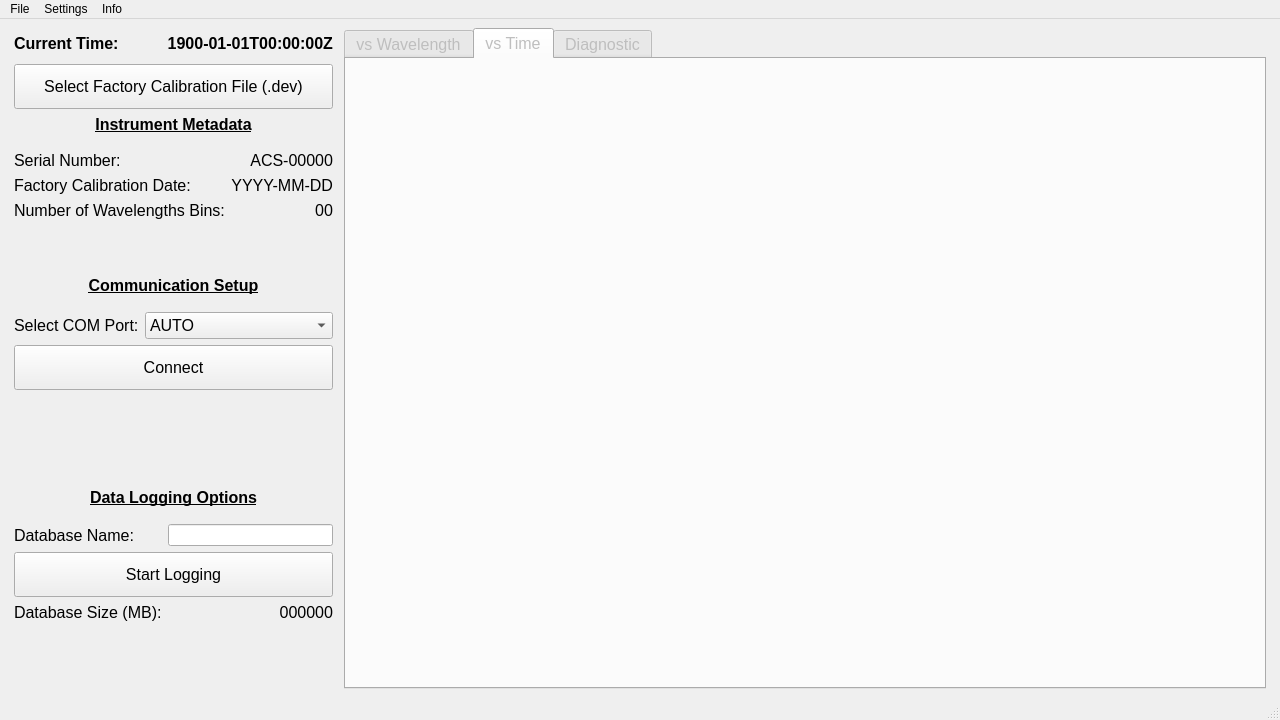
<?xml version="1.0" encoding="UTF-8"?>
<ui version="4.0">
 <class>MainWindow</class>
 <widget class="QMainWindow" name="MainWindow">
  <property name="geometry">
   <rect>
    <x>0</x>
    <y>0</y>
    <width>1280</width>
    <height>720</height>
   </rect>
  </property>
  <property name="minimumSize">
   <size>
    <width>1280</width>
    <height>720</height>
   </size>
  </property>
  <property name="windowTitle">
   <string>SoggyVision</string>
  </property>
  <property name="autoFillBackground">
   <bool>false</bool>
  </property>
  <property name="toolButtonStyle">
   <enum>Qt::ToolButtonTextOnly</enum>
  </property>
  <property name="tabShape">
   <enum>QTabWidget::Rounded</enum>
  </property>
  <widget class="QWidget" name="centralwidget">
   <layout class="QHBoxLayout" name="horizontalLayout">
    <item>
     <spacer name="horizontalSpacer_2">
      <property name="orientation">
       <enum>Qt::Horizontal</enum>
      </property>
      <property name="sizeType">
       <enum>QSizePolicy::Fixed</enum>
      </property>
      <property name="sizeHint" stdset="0">
       <size>
        <width>5</width>
        <height>20</height>
       </size>
      </property>
     </spacer>
    </item>
    <item>
     <layout class="QVBoxLayout" name="verticalLayout">
      <item>
       <spacer name="verticalSpacer_4">
        <property name="orientation">
         <enum>Qt::Vertical</enum>
        </property>
        <property name="sizeType">
         <enum>QSizePolicy::Fixed</enum>
        </property>
        <property name="sizeHint" stdset="0">
         <size>
          <width>20</width>
          <height>5</height>
         </size>
        </property>
       </spacer>
      </item>
      <item>
       <layout class="QHBoxLayout" name="horizontalLayout_2">
        <item>
         <widget class="QLabel" name="CurrentTimeLabel">
          <property name="sizePolicy">
           <sizepolicy hsizetype="Preferred" vsizetype="Fixed">
            <horstretch>0</horstretch>
            <verstretch>0</verstretch>
           </sizepolicy>
          </property>
          <property name="minimumSize">
           <size>
            <width>0</width>
            <height>20</height>
           </size>
          </property>
          <property name="font">
           <font>
            <pointsize>12</pointsize>
            <bold>true</bold>
           </font>
          </property>
          <property name="text">
           <string>Current Time: </string>
          </property>
         </widget>
        </item>
        <item>
         <widget class="QLabel" name="ClockUTC">
          <property name="sizePolicy">
           <sizepolicy hsizetype="Preferred" vsizetype="Fixed">
            <horstretch>0</horstretch>
            <verstretch>0</verstretch>
           </sizepolicy>
          </property>
          <property name="minimumSize">
           <size>
            <width>0</width>
            <height>20</height>
           </size>
          </property>
          <property name="font">
           <font>
            <pointsize>12</pointsize>
            <bold>true</bold>
           </font>
          </property>
          <property name="text">
           <string>1900-01-01T00:00:00Z</string>
          </property>
          <property name="alignment">
           <set>Qt::AlignRight|Qt::AlignTrailing|Qt::AlignVCenter</set>
          </property>
         </widget>
        </item>
       </layout>
      </item>
      <item>
       <spacer name="verticalSpacer_3">
        <property name="orientation">
         <enum>Qt::Vertical</enum>
        </property>
        <property name="sizeType">
         <enum>QSizePolicy::Fixed</enum>
        </property>
        <property name="sizeHint" stdset="0">
         <size>
          <width>20</width>
          <height>5</height>
         </size>
        </property>
       </spacer>
      </item>
      <item>
       <layout class="QFormLayout" name="MetadataLayout">
        <item row="1" column="0" colspan="2">
         <widget class="QPushButton" name="LoadDevButton">
          <property name="minimumSize">
           <size>
            <width>275</width>
            <height>45</height>
           </size>
          </property>
          <property name="font">
           <font>
            <pointsize>12</pointsize>
           </font>
          </property>
          <property name="text">
           <string>Select Factory Calibration File (.dev)</string>
          </property>
         </widget>
        </item>
        <item row="2" column="0" colspan="2">
         <widget class="QLabel" name="MetadataHeader">
          <property name="font">
           <font>
            <pointsize>12</pointsize>
            <bold>true</bold>
            <underline>true</underline>
           </font>
          </property>
          <property name="text">
           <string>Instrument Metadata</string>
          </property>
          <property name="alignment">
           <set>Qt::AlignCenter</set>
          </property>
         </widget>
        </item>
        <item row="3" column="0">
         <spacer name="verticalSpacer_5">
          <property name="orientation">
           <enum>Qt::Vertical</enum>
          </property>
          <property name="sizeType">
           <enum>QSizePolicy::Fixed</enum>
          </property>
          <property name="sizeHint" stdset="0">
           <size>
            <width>20</width>
            <height>5</height>
           </size>
          </property>
         </spacer>
        </item>
        <item row="4" column="0">
         <widget class="QLabel" name="SNLabel">
          <property name="font">
           <font>
            <pointsize>12</pointsize>
           </font>
          </property>
          <property name="text">
           <string>Serial Number:</string>
          </property>
         </widget>
        </item>
        <item row="4" column="1">
         <widget class="QLabel" name="SN">
          <property name="font">
           <font>
            <pointsize>12</pointsize>
           </font>
          </property>
          <property name="text">
           <string>ACS-00000</string>
          </property>
          <property name="alignment">
           <set>Qt::AlignRight|Qt::AlignTrailing|Qt::AlignVCenter</set>
          </property>
         </widget>
        </item>
        <item row="5" column="0">
         <widget class="QLabel" name="CalDateLabel">
          <property name="font">
           <font>
            <pointsize>12</pointsize>
           </font>
          </property>
          <property name="text">
           <string>Factory Calibration Date:</string>
          </property>
         </widget>
        </item>
        <item row="5" column="1">
         <widget class="QLabel" name="CalDate">
          <property name="font">
           <font>
            <pointsize>12</pointsize>
           </font>
          </property>
          <property name="text">
           <string>YYYY-MM-DD</string>
          </property>
          <property name="alignment">
           <set>Qt::AlignRight|Qt::AlignTrailing|Qt::AlignVCenter</set>
          </property>
         </widget>
        </item>
        <item row="6" column="0">
         <widget class="QLabel" name="NumWvlsLabel">
          <property name="font">
           <font>
            <pointsize>12</pointsize>
           </font>
          </property>
          <property name="text">
           <string>Number of Wavelengths Bins:</string>
          </property>
         </widget>
        </item>
        <item row="6" column="1">
         <widget class="QLabel" name="NumWvls">
          <property name="font">
           <font>
            <pointsize>12</pointsize>
           </font>
          </property>
          <property name="text">
           <string>00</string>
          </property>
          <property name="alignment">
           <set>Qt::AlignRight|Qt::AlignTrailing|Qt::AlignVCenter</set>
          </property>
         </widget>
        </item>
       </layout>
      </item>
      <item>
       <spacer name="verticalSpacer">
        <property name="orientation">
         <enum>Qt::Vertical</enum>
        </property>
        <property name="sizeType">
         <enum>QSizePolicy::Fixed</enum>
        </property>
        <property name="sizeHint" stdset="0">
         <size>
          <width>20</width>
          <height>5</height>
         </size>
        </property>
       </spacer>
      </item>
      <item>
       <layout class="QFormLayout" name="CommLayout">
        <item row="0" column="0" colspan="2">
         <widget class="QLabel" name="CommSetupHeader">
          <property name="font">
           <font>
            <pointsize>12</pointsize>
            <bold>true</bold>
            <underline>true</underline>
           </font>
          </property>
          <property name="text">
           <string>Communication Setup</string>
          </property>
          <property name="alignment">
           <set>Qt::AlignCenter</set>
          </property>
         </widget>
        </item>
        <item row="2" column="0">
         <widget class="QLabel" name="COMPortLabel">
          <property name="font">
           <font>
            <pointsize>12</pointsize>
           </font>
          </property>
          <property name="text">
           <string>Select COM Port:</string>
          </property>
         </widget>
        </item>
        <item row="2" column="1">
         <widget class="QComboBox" name="COMPortCombo">
          <property name="font">
           <font>
            <pointsize>12</pointsize>
           </font>
          </property>
          <property name="currentText">
           <string>AUTO</string>
          </property>
          <property name="placeholderText">
           <string/>
          </property>
          <item>
           <property name="text">
            <string>AUTO</string>
           </property>
          </item>
         </widget>
        </item>
        <item row="3" column="0" colspan="2">
         <widget class="QPushButton" name="ConnectDisconnectButton">
          <property name="minimumSize">
           <size>
            <width>0</width>
            <height>45</height>
           </size>
          </property>
          <property name="font">
           <font>
            <pointsize>12</pointsize>
           </font>
          </property>
          <property name="text">
           <string>Connect</string>
          </property>
         </widget>
        </item>
        <item row="1" column="0">
         <spacer name="verticalSpacer_6">
          <property name="orientation">
           <enum>Qt::Vertical</enum>
          </property>
          <property name="sizeType">
           <enum>QSizePolicy::Fixed</enum>
          </property>
          <property name="sizeHint" stdset="0">
           <size>
            <width>20</width>
            <height>5</height>
           </size>
          </property>
         </spacer>
        </item>
       </layout>
      </item>
      <item>
       <spacer name="verticalSpacer_2">
        <property name="orientation">
         <enum>Qt::Vertical</enum>
        </property>
        <property name="sizeType">
         <enum>QSizePolicy::Fixed</enum>
        </property>
        <property name="sizeHint" stdset="0">
         <size>
          <width>20</width>
          <height>5</height>
         </size>
        </property>
       </spacer>
      </item>
      <item>
       <layout class="QFormLayout" name="DataCollectionLayout">
        <item row="0" column="0" colspan="2">
         <widget class="QLabel" name="DataCollectionHeader">
          <property name="font">
           <font>
            <pointsize>12</pointsize>
            <bold>true</bold>
            <underline>true</underline>
           </font>
          </property>
          <property name="text">
           <string>Data Logging Options</string>
          </property>
          <property name="alignment">
           <set>Qt::AlignCenter</set>
          </property>
         </widget>
        </item>
        <item row="2" column="0">
         <widget class="QLabel" name="FilepathInputLabel">
          <property name="font">
           <font>
            <pointsize>12</pointsize>
           </font>
          </property>
          <property name="text">
           <string>Database Name:</string>
          </property>
         </widget>
        </item>
        <item row="2" column="1">
         <widget class="QLineEdit" name="FilepathInput">
          <property name="sizePolicy">
           <sizepolicy hsizetype="Preferred" vsizetype="Fixed">
            <horstretch>0</horstretch>
            <verstretch>0</verstretch>
           </sizepolicy>
          </property>
          <property name="font">
           <font>
            <pointsize>8</pointsize>
           </font>
          </property>
         </widget>
        </item>
        <item row="3" column="0" colspan="2">
         <widget class="QPushButton" name="StartStopLogButton">
          <property name="minimumSize">
           <size>
            <width>0</width>
            <height>45</height>
           </size>
          </property>
          <property name="font">
           <font>
            <pointsize>12</pointsize>
           </font>
          </property>
          <property name="text">
           <string>Start Logging</string>
          </property>
         </widget>
        </item>
        <item row="4" column="0">
         <widget class="QLabel" name="FileSizeLabel">
          <property name="font">
           <font>
            <pointsize>12</pointsize>
           </font>
          </property>
          <property name="text">
           <string>Database Size (MB):</string>
          </property>
         </widget>
        </item>
        <item row="4" column="1">
         <widget class="QLabel" name="FileSize">
          <property name="font">
           <font>
            <pointsize>12</pointsize>
           </font>
          </property>
          <property name="text">
           <string>000000</string>
          </property>
          <property name="alignment">
           <set>Qt::AlignRight|Qt::AlignTrailing|Qt::AlignVCenter</set>
          </property>
         </widget>
        </item>
        <item row="1" column="0">
         <spacer name="verticalSpacer_7">
          <property name="orientation">
           <enum>Qt::Vertical</enum>
          </property>
          <property name="sizeType">
           <enum>QSizePolicy::Fixed</enum>
          </property>
          <property name="sizeHint" stdset="0">
           <size>
            <width>20</width>
            <height>5</height>
           </size>
          </property>
         </spacer>
        </item>
       </layout>
      </item>
     </layout>
    </item>
    <item>
     <spacer name="horizontalSpacer_3">
      <property name="orientation">
       <enum>Qt::Horizontal</enum>
      </property>
      <property name="sizeType">
       <enum>QSizePolicy::Minimum</enum>
      </property>
      <property name="sizeHint" stdset="0">
       <size>
        <width>5</width>
        <height>20</height>
       </size>
      </property>
     </spacer>
    </item>
    <item>
     <widget class="QTabWidget" name="Visualizer">
      <property name="enabled">
       <bool>false</bool>
      </property>
      <property name="font">
       <font>
        <pointsize>12</pointsize>
       </font>
      </property>
      <property name="tabPosition">
       <enum>QTabWidget::North</enum>
      </property>
      <property name="currentIndex">
       <number>1</number>
      </property>
      <property name="usesScrollButtons">
       <bool>true</bool>
      </property>
      <widget class="GraphicsLayoutWidget" name="vW">
       <property name="font">
        <font>
         <pointsize>12</pointsize>
         <bold>true</bold>
        </font>
       </property>
       <attribute name="title">
        <string>vs Wavelength</string>
       </attribute>
      </widget>
      <widget class="GraphicsLayoutWidget" name="vT">
       <attribute name="title">
        <string>vs Time</string>
       </attribute>
      </widget>
      <widget class="GraphicsLayoutWidget" name="Diagnostic">
       <attribute name="title">
        <string>Diagnostic</string>
       </attribute>
      </widget>
     </widget>
    </item>
    <item>
     <spacer name="horizontalSpacer_4">
      <property name="orientation">
       <enum>Qt::Horizontal</enum>
      </property>
      <property name="sizeType">
       <enum>QSizePolicy::Preferred</enum>
      </property>
      <property name="sizeHint" stdset="0">
       <size>
        <width>5</width>
        <height>20</height>
       </size>
      </property>
     </spacer>
    </item>
   </layout>
  </widget>
  <widget class="QMenuBar" name="menubar">
   <property name="geometry">
    <rect>
     <x>0</x>
     <y>0</y>
     <width>1280</width>
     <height>22</height>
    </rect>
   </property>
   <widget class="QMenu" name="menuFile">
    <property name="font">
     <font>
      <pointsize>12</pointsize>
     </font>
    </property>
    <property name="title">
     <string>File</string>
    </property>
    <addaction name="actionExport"/>
    <addaction name="separator"/>
    <addaction name="actionReset"/>
    <addaction name="actionExit"/>
    <addaction name="separator"/>
    <addaction name="actionAbout"/>
   </widget>
   <widget class="QMenu" name="menuPlot_Settings">
    <property name="font">
     <font>
      <pointsize>12</pointsize>
     </font>
    </property>
    <property name="title">
     <string>Settings</string>
    </property>
    <addaction name="actionVs_Wavelength"/>
    <addaction name="actionVs_Time"/>
    <addaction name="actionDiagnostic"/>
   </widget>
   <widget class="QMenu" name="menuInfo">
    <property name="font">
     <font>
      <pointsize>12</pointsize>
     </font>
    </property>
    <property name="title">
     <string>Info</string>
    </property>
    <widget class="QMenu" name="menuACS_Processing">
     <property name="font">
      <font>
       <pointsize>12</pointsize>
      </font>
     </property>
     <property name="title">
      <string>Additional Resources (External Browser)</string>
     </property>
     <addaction name="actionTemperature_Salinity_Correction"/>
     <addaction name="actionScattering_Correction"/>
     <addaction name="actionData_Products"/>
    </widget>
    <addaction name="actionSensor_Metadata"/>
    <addaction name="separator"/>
    <addaction name="actionApplication_Computations"/>
    <addaction name="separator"/>
    <addaction name="actionManufacturer_Documents"/>
    <addaction name="menuACS_Processing"/>
   </widget>
   <addaction name="menuFile"/>
   <addaction name="menuPlot_Settings"/>
   <addaction name="menuInfo"/>
  </widget>
  <widget class="QStatusBar" name="statusbar"/>
  <action name="actionVs_Wavelength">
   <property name="text">
    <string>Vs Wavelength</string>
   </property>
   <property name="font">
    <font>
     <pointsize>12</pointsize>
    </font>
   </property>
  </action>
  <action name="actionVs_Time">
   <property name="text">
    <string>Vs Time</string>
   </property>
   <property name="font">
    <font>
     <pointsize>12</pointsize>
    </font>
   </property>
  </action>
  <action name="actionExit">
   <property name="icon">
    <iconset theme="application-exit">
     <normaloff>.</normaloff>.</iconset>
   </property>
   <property name="text">
    <string>Exit</string>
   </property>
   <property name="toolTip">
    <string>Exit the application.</string>
   </property>
   <property name="statusTip">
    <string>Exit the application.</string>
   </property>
   <property name="font">
    <font>
     <pointsize>12</pointsize>
    </font>
   </property>
  </action>
  <action name="actionReset">
   <property name="text">
    <string>Reset</string>
   </property>
   <property name="toolTip">
    <string>Reset the application.</string>
   </property>
   <property name="statusTip">
    <string>Reset the application.</string>
   </property>
   <property name="font">
    <font>
     <pointsize>12</pointsize>
    </font>
   </property>
  </action>
  <action name="actionAbout">
   <property name="text">
    <string>About</string>
   </property>
   <property name="font">
    <font>
     <pointsize>12</pointsize>
    </font>
   </property>
  </action>
  <action name="actionExport">
   <property name="text">
    <string>Export Data</string>
   </property>
   <property name="font">
    <font>
     <pointsize>12</pointsize>
    </font>
   </property>
  </action>
  <action name="actionSensor_Metadata">
   <property name="text">
    <string>Selected Sensor Metadata</string>
   </property>
   <property name="font">
    <font>
     <pointsize>12</pointsize>
    </font>
   </property>
  </action>
  <action name="actionManufacturer_Documents">
   <property name="text">
    <string>Manufacturer Documents (External Browser)</string>
   </property>
   <property name="font">
    <font>
     <pointsize>12</pointsize>
    </font>
   </property>
  </action>
  <action name="actionApplication_Computations">
   <property name="text">
    <string>Application Data and Flag Output</string>
   </property>
   <property name="font">
    <font>
     <pointsize>12</pointsize>
    </font>
   </property>
  </action>
  <action name="actionTemperature_Salinity_Correction">
   <property name="text">
    <string>Temperature-Salinity Correction</string>
   </property>
  </action>
  <action name="actionScattering_Correction">
   <property name="text">
    <string>Scattering Correction</string>
   </property>
  </action>
  <action name="actionData_Products">
   <property name="text">
    <string>Data Products</string>
   </property>
  </action>
  <action name="actionDiagnostic">
   <property name="text">
    <string>Diagnostic</string>
   </property>
   <property name="font">
    <font>
     <pointsize>12</pointsize>
    </font>
   </property>
  </action>
  <action name="actionApplication">
   <property name="text">
    <string>Application</string>
   </property>
  </action>
 </widget>
 <customwidgets>
  <customwidget>
   <class>GraphicsLayoutWidget</class>
   <extends>QWidget</extends>
   <header>pyqtgraph</header>
   <container>1</container>
  </customwidget>
 </customwidgets>
 <resources/>
 <connections/>
</ui>
